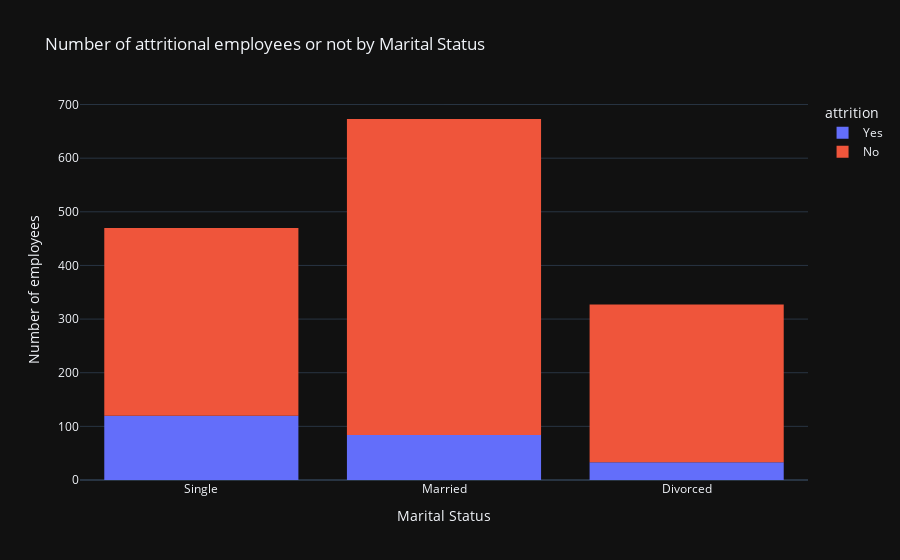

Notebook source saved alongside this figure:
### Markdown cell above
From the histogram, the age range of 25 to 35 stands out as a critical period with a substantial attrition rate, indicating a higher frequency of voluntary exits. Beyond the age of 40, a noticeable decline in attrition becomes apparent, suggesting reduced likelihood for departures during this career stage. These findings provide a comprehensive view of the attrition landscape, emphasizing the significance of the 25-35 age range as a period of turnover, followed by a phase of stability and retention after the age of 40.

### Code cell
#marital status and attrition
fig = px.histogram(df, x='maritalstatus', color='attrition', title='Number of attritional employees or not by Marital Status')
fig.update_layout(
    xaxis_title='Marital Status',
    yaxis_title='Number of employees',
    yaxis=dict(
        tickmode='linear',
        tick0=0,
        dtick=100
    )
)
fig.update_layout(template='plotly_dark')
fig.show()

### Figure 1 — Plotly figure (JSON) as saved in the notebook; plotly's stock layout.template omitted (floating-point values rounded to 4 significant figures; data arrays with more than 128 entries replaced by an {"elided": "..."} marker saying what was removed)
{"data": [{"alignmentgroup": "True", "bingroup": "x", "hovertemplate": "attrition=Yes<br>maritalstatus=%{x}<br>count=%{y}<extra></extra>", "legendgroup": "Yes", "marker": {"color": "#636efa", "pattern": {"shape": ""}}, "name": "Yes", "offsetgroup": "Yes", "orientation": "v", "showlegend": true, "type": "histogram", "x": {"elided": "237 str values"}, "xaxis": "x", "yaxis": "y"}, {"alignmentgroup": "True", "bingroup": "x", "hovertemplate": "attrition=No<br>maritalstatus=%{x}<br>count=%{y}<extra></extra>", "legendgroup": "No", "marker": {"color": "#EF553B", "pattern": {"shape": ""}}, "name": "No", "offsetgroup": "No", "orientation": "v", "showlegend": true, "type": "histogram", "x": {"elided": "1233 str values"}, "xaxis": "x", "yaxis": "y"}], "layout": {"barmode": "relative", "legend": {"title": {"text": "attrition"}, "tracegroupgap": 0}, "title": {"text": "Number of attritional employees or not by Marital Status"}, "xaxis": {"anchor": "y", "domain": [0, 1], "title": {"text": "Marital Status"}}, "yaxis": {"anchor": "x", "domain": [0, 1], "dtick": 100, "tick0": 0, "tickmode": "linear", "title": {"text": "Number of employees"}}}}
